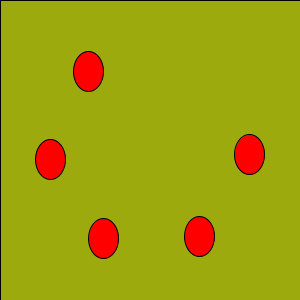
Frame 1 (no input)
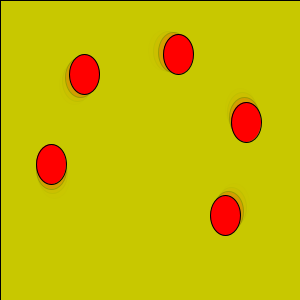
Frame 60 (the mouse pressed at the canvas centre just before this capture)
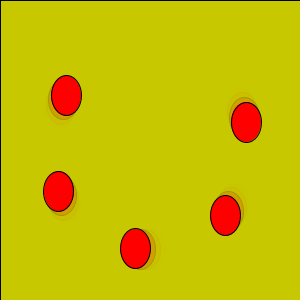
Frame 120 (the mouse held since frame 60 and released just before this capture)

The Processing sketch that drew these frames (run headless with seeded random() and noise(); from frame 60 on, the mouse is pressed at the canvas centre):

// Processing sketch: sketch_may21h__7
// ── sketch_may21h__7.pde
float time = 0;

void setup() {
  size(300,300); // width and height of screen
  background(0,61,66);
  

// int x =0;
  
}


//outside the curly bracket - inside doesn't allow this for sharing

void draw() {
  fill (200,200,0,200);
  rect(0,0,width,height);
  float speed = 1;
  time = time + 1; 
  int howManyDots = 5;
  for (int i=0; i<howManyDots; i++) {
    float y = sin(i + time * 0.05) * 100;
    float x = cos(i + time * 0.05) * 100;
  x = x + width/2;
  y = y + height/2; //offset
  fill(255,0,0);
  ellipse(x,y,30,40);
    
  }
}
